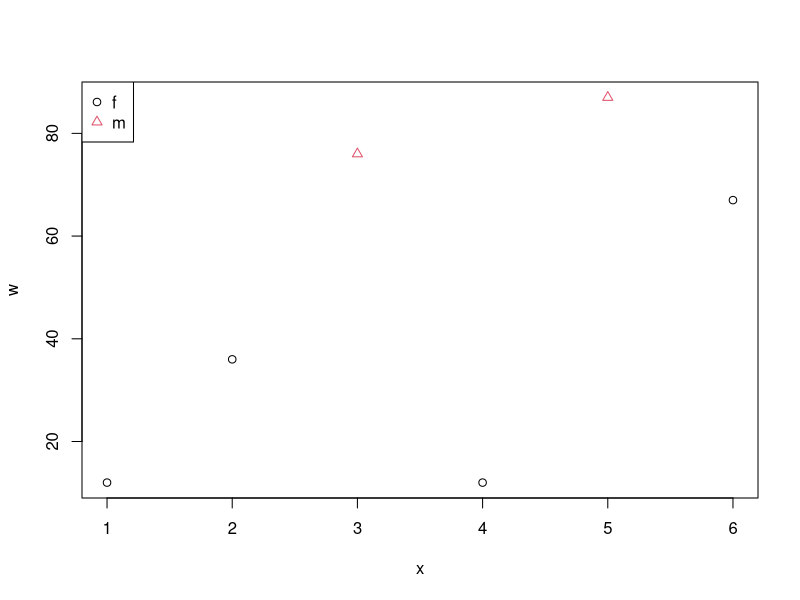

The R script that drew this image:
x = c(1,2,3,4,5,6)
sex = c('f','f','m','f','m','f')
sex.f = factor(sex)
w = c(12,36,76,12,87,67)
plot(x,w,pch = as.numeric(sex.f),col= as.numeric(sex.f))
legend("topleft", pch=1:2, col=1:2, legend = levels(sex.f))
m = c("L","XXL","M","L","M","M")
m.f = factor(m)
m.o = ordered(m.f, levels = c("XXL","L","M"))
h = c(9,10,NA,NA,8,10)
mean(h,na.rm = TRUE)
mean(na.omit(h))
h[is.na(h)] = mean(h,na.rm = TRUE)
h
names(w) = c("a","b","c","d","e","f")
w
df = data.frame(wieght = w, height = x, size = m.o, sex = sex.f)
w
x
m.o
df
df$wieght
df[[1]]
df[,1]
df[, "wieght"]
df[df$sex == 'f',]

